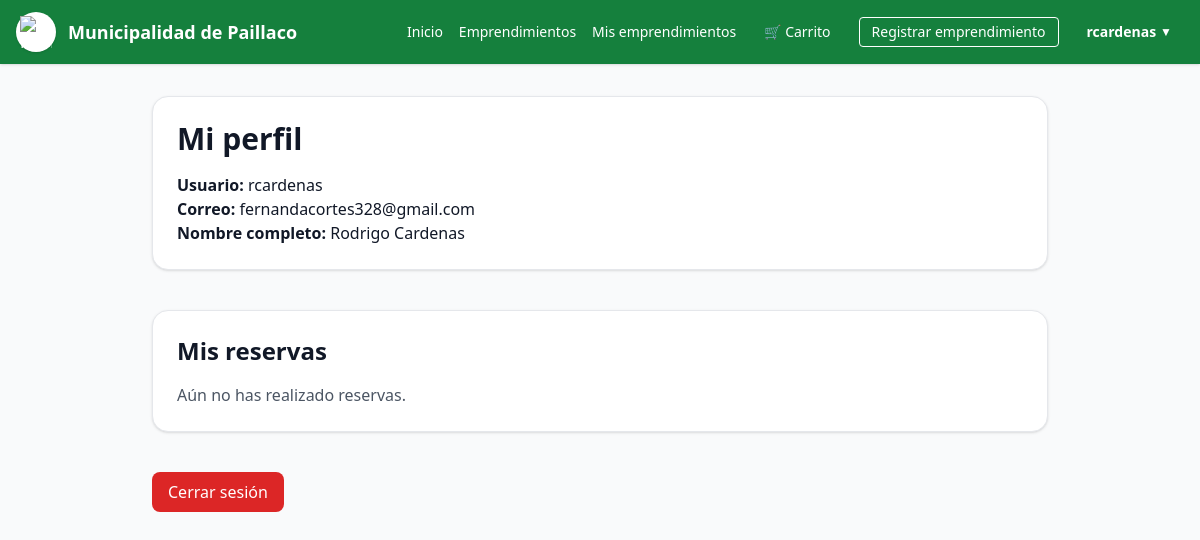
/cuenta/perfil/ (signed in), run on an earlier commit of the app's database.
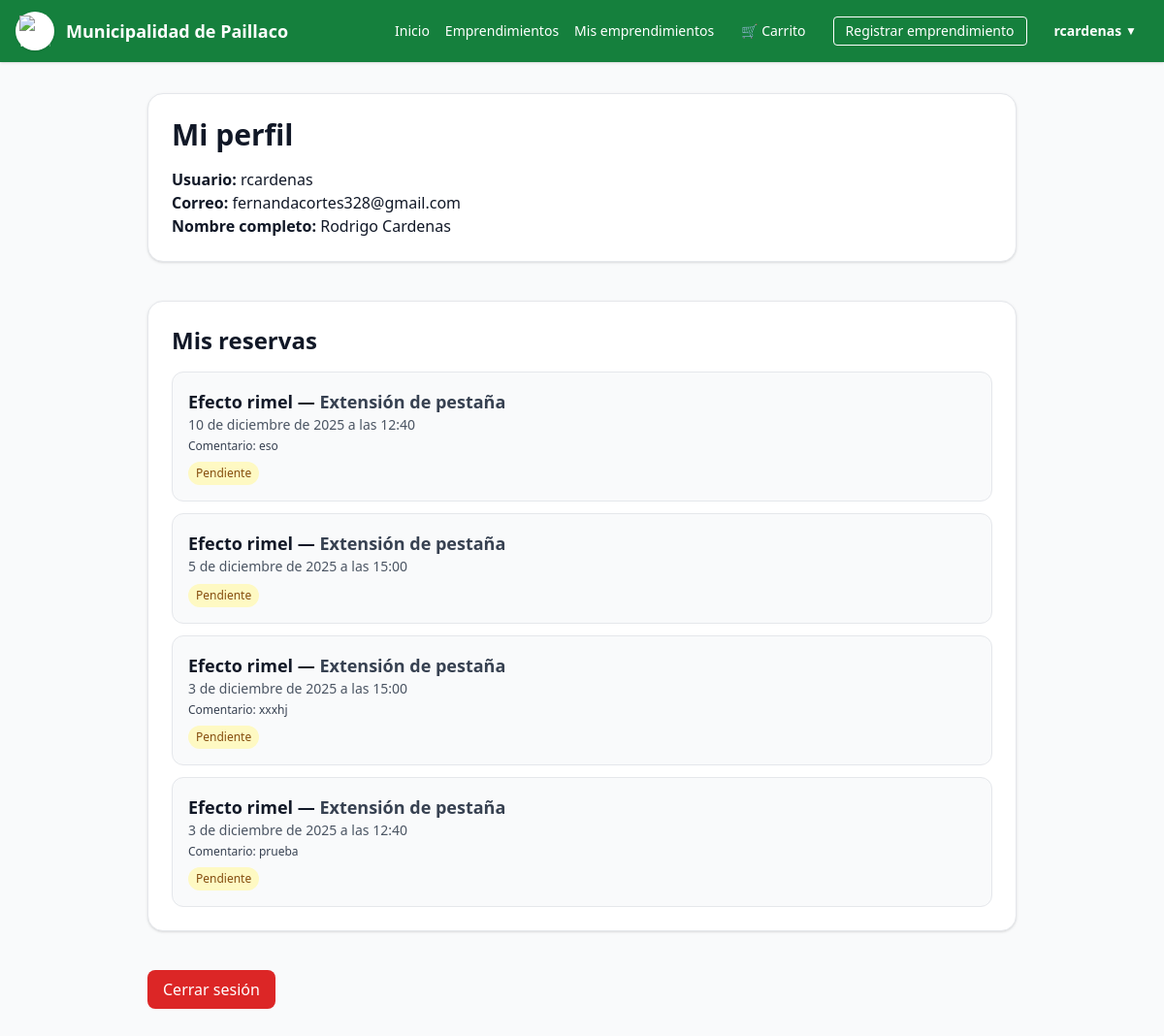
And on a later commit of the database.
### marketplace/models.py (models this page shows, shortened)
class Reserva(models.Model):
    ESTADOS = [
        ("pendiente", "Pendiente"),
        ("en_proceso", "En proceso"),
        ("completado", "Completado"),
        ("cancelado", "Cancelado"),
    ]
    usuario = models.ForeignKey(
        settings.AUTH_USER_MODEL,
        on_delete=models.CASCADE,
        related_name="reservas"
    )
    emprendimiento = models.ForeignKey(
        Emprendimiento,
        on_delete=models.CASCADE,
        related_name="reservas"
    )
    producto = models.ForeignKey(
        Producto,
        on_delete=models.SET_NULL,
        null=True,
        blank=True,
        related_name="reservas"
    )
    nombre_cliente = models.CharField(max_length=150)
    telefono = models.CharField(max_length=50, blank=True)
    email = models.EmailField(blank=True)
    servicio = models.CharField(max_length=200, blank=True)
    fecha = models.DateField()
    hora = models.TimeField()
    comentario = models.TextField(blank=True)
    estado = models.CharField(max_length=20, choices=ESTADOS, default="pendiente")
    creado_en = models.DateTimeField(auto_now_add=True)

class Emprendimiento(models.Model):
    CATEGORIAS = [
        ("comida", "Comida / Delivery"),
        ("ropa", "Ropa / Boutique"),
        ("tienda", "Tienda general"),
        ("alimentos", "Alimentos"),
        ("servicios", "Servicios (peluquería, uñas, etc.)"),
        ("otros", "Otros"),
    ]
    owner = models.ForeignKey(
        settings.AUTH_USER_MODEL,
        on_delete=models.CASCADE,
        related_name="emprendimientos"
    )
    nombre = models.CharField(max_length=150)
    categoria = models.CharField(max_length=30, choices=CATEGORIAS)
    rubro = models.CharField(max_length=150, blank=True)
    descripcion = models.TextField(blank=True)
    direccion = models.CharField(max_length=200, blank=True)
    telefono = models.CharField(max_length=30, blank=True)
    email_contacto = models.EmailField(blank=True)
    sitio_web = models.URLField(blank=True)
    imagen = models.ImageField(upload_to="emprendimientos/", blank=True, null=True)
    imagen1 = models.ImageField(upload_to="emprendimientos/", blank=True, null=True)
    imagen2 = models.ImageField(upload_to="emprendimientos/", blank=True, null=True)
    imagen3 = models.ImageField(upload_to="emprendimientos/", blank=True, null=True)
    permite_agendar = models.BooleanField(default=False)
    permite_compras = models.BooleanField(default=False)
    is_verified = models.BooleanField(default=False)
    visitas = models.IntegerField(default=0)
    creado_en = models.DateTimeField(auto_now_add=True)

### accounts/views.py (the view)
# urls.py: path("perfil/", views.profile_view, name="profile"),
@login_required
def profile_view(request):
    usuario = request.user
    reservas_cliente = Reserva.objects.filter(
        usuario=usuario
    ).order_by("-fecha", "-hora")
    return render(request, "accounts/profile.html", {
        "reservas_cliente": reservas_cliente
    })

### marketplace/context_processors.py (called while the page is built)
def carrito_count(request):
    carrito = request.session.get("carrito", {})
    total = 0
    for item in carrito.values():
        cantidad = item.get("cantidad", 1)
        total += cantidad
    return {"carrito_count": total}

def carrito_context(request):
    count = 0
    if request.user.is_authenticated:
        count = CarritoItem.objects.filter(user=request.user).count()
    else:
        cart = request.session.get("cart", [])
        count = sum(item.get("cantidad", 1) for item in cart)
    return {"carrito_count": count}

### templates/accounts/profile.html
{% extends "base.html" %}
{% block content %}
<div class="max-w-4xl mx-auto space-y-10">
  <section class="bg-white p-6 rounded-2xl shadow border">
    <h1 class="text-3xl font-bold mb-4">Mi perfil</h1>
    <p><strong>Usuario:</strong> {{ request.user.username }}</p>
    <p><strong>Correo:</strong> {{ request.user.email }}</p>
    <p><strong>Nombre completo:</strong> {{ request.user.get_full_name }}</p>
  </section>
  <section class="bg-white p-6 rounded-2xl shadow border">
    <h2 class="text-2xl font-bold mb-4">Mis reservas</h2>
    {% if reservas_cliente %}
      <div class="space-y-3">
        {% for r in reservas_cliente %}
        <div class="p-4 border rounded-xl bg-gray-50">
          <p class="font-semibold text-lg">
            {{ r.servicio }} — <span class="text-gray-700">{{ r.emprendimiento.nombre }}</span>
          </p>
          <p class="text-sm text-gray-600">
            {{ r.fecha }} a las {{ r.hora }}
          </p>
          {% if r.comentario %}
          <p class="text-xs mt-1 text-gray-700">
            Comentario: {{ r.comentario }}
          </p>
          {% endif %}
          <span class="mt-2 inline-block px-2 py-1 text-xs rounded-full
            {% if r.estado == 'pendiente' %} bg-yellow-100 text-yellow-800
            {% elif r.estado == 'en_proceso' %} bg-blue-100 text-blue-800
            {% elif r.estado == 'completado' %} bg-green-100 text-green-800
            {% elif r.estado == 'cancelado' %} bg-red-100 text-red-800
            {% endif %}
          ">
            {{ r.get_estado_display }}
          </span>
        </div>
        {% endfor %}
      </div>
    {% else %}
      <p class="text-gray-600">Aún no has realizado reservas.</p>
    {% endif %}
  </section>
<a href="{% url 'logout' %}"
       class="inline-block mt-4 px-4 py-2 bg-red-600 text-white rounded-lg hover:bg-red-700">
       Cerrar sesión
    </a>
</div>
{% endblock %}

What changed in the data, as far as the page shows it:
added Reserva: servicio "Efecto rimel", emprendimiento.nombre "Extensión de pestaña", fecha "10 de diciembre de 2025", hora "12:40", comentario "eso", estado "Pendiente"
added Reserva: servicio "Efecto rimel", emprendimiento.nombre "Extensión de pestaña", fecha "5 de diciembre de 2025", hora "15:00", estado "Pendiente"
added Reserva: servicio "Efecto rimel", emprendimiento.nombre "Extensión de pestaña", fecha "3 de diciembre de 2025", hora "15:00", comentario "xxxhj", estado "Pendiente"
added Reserva: servicio "Efecto rimel", emprendimiento.nombre "Extensión de pestaña", fecha "3 de diciembre de 2025", hora "12:40", comentario "prueba", estado "Pendiente"
Also different on the page:
text no longer shown: "Aún no has realizado reservas."
